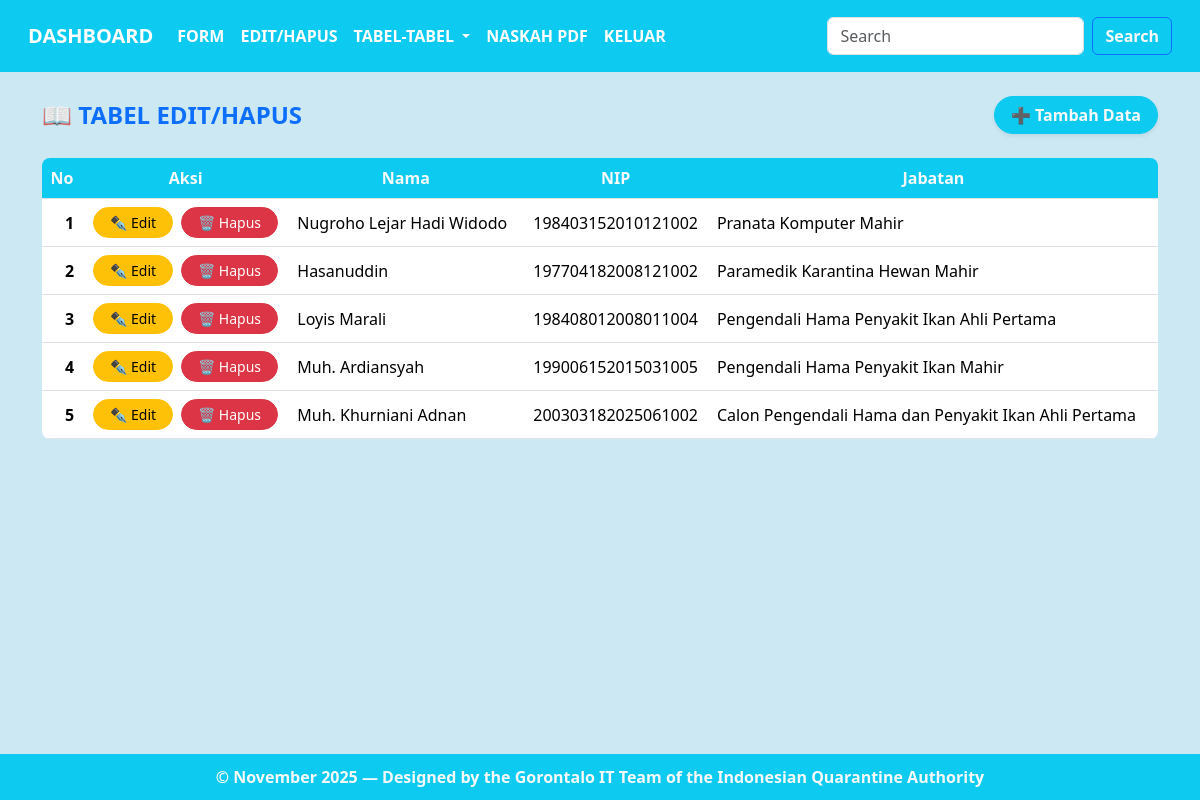
The app's page /edit.php (signed in) with its own data.
### tables this page shows
CREATE TABLE `pegawai` (
  `id` int(11) NOT NULL,
  `nama` varchar(100) NOT NULL,
  `nip` varchar(50) NOT NULL,
  `jabatan` varchar(150) NOT NULL
);

### edit.php (the view, shortened to what this page needs)
<?php include "header.php"; ?>
<?php include "koneksi.php"; ?>
    <div class="container mt-5">
          <div class="d-flex justify-content-between align-items-center mb-4">
            <h4 class="text-primary fw-bold mb-0">📖 TABEL EDIT/HAPUS</h4>
            <a href="formpegawai.php" class="btn btn-info rounded-pill shadow-sm px-3 fw-bold text-light">
              ➕ Tambah Data
            </a>
          </div>
          <div class="table-responsive">
			<table class="table table-hover align-middle text-center rounded-3" style="overflow:hidden;">
              <thead>
                <tr>
                  <th class="bg-info text-light">No</th>
				  <th class="bg-info text-light">Aksi</th>
                  <th class="bg-info text-light">Nama</th>
                  <th class="bg-info text-light">NIP</th>
                  <th class="bg-info text-light">Jabatan</th>
                </tr>
              </thead>
              <tbody>
                <?php
                $sql = mysqli_query($konek, "SELECT * FROM pegawai ORDER BY id DESC");
                $no = 1;
                while ($d = mysqli_fetch_array($sql)) {
                ?>
                <tr>
                  <td class="text-end fw-semibold"><?= $no++; ?></td>
                  <td class="text-center">
                    <a href="editpegawai.php?id=<?= htmlspecialchars($d['id']); ?>" class="btn btn-warning btn-sm rounded-pill px-3 me-1">
                      ✒️ Edit
                    </a>
                    <a href="hapuspegawai.php?id=<?= htmlspecialchars($d['id']); ?>" class="btn btn-danger btn-sm rounded-pill px-3"
                      onclick="return confirm('Yakin ingin menghapus data ini?');">
                      🗑 Hapus
                    </a>
                  </td>
                  <td class="text-start"><?= htmlspecialchars($d['nama']); ?></td>
                  <td class="text-center"><?= htmlspecialchars($d['nip']); ?></td>
                  <td class="text-start"><?= htmlspecialchars($d['jabatan']); ?></td>
                </tr>
                <?php ;} ?>
              </tbody>
            </table>
          </div>
    </div>
<?php include "footer.php"; ?>

### records on screen
pegawai: nama "Nugroho Lejar Hadi Widodo", nip "198403152010121002", jabatan "Pranata Komputer Mahir"
pegawai: nama "Hasanuddin", nip "197704182008121002", jabatan "Paramedik Karantina Hewan Mahir"
pegawai: nama "Loyis Marali", nip "198408012008011004", jabatan "Pengendali Hama Penyakit Ikan Ahli Pertama"
pegawai: nama "Muh. Ardiansyah", nip "199006152015031005", jabatan "Pengendali Hama Penyakit Ikan Mahir"
pegawai: nama "Muh. Khurniani Adnan", nip "200303182025061002", jabatan "Calon Pengendali Hama dan Penyakit Ikan Ahli Pertama"
